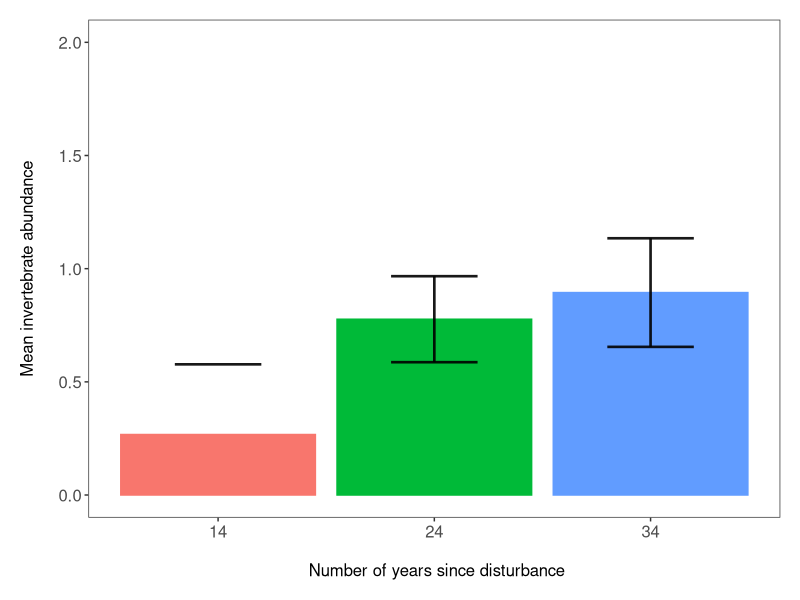
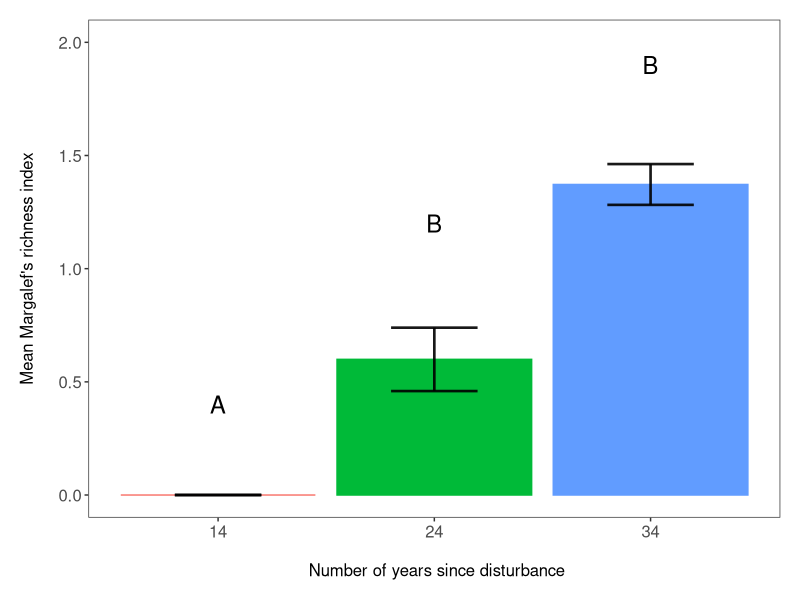
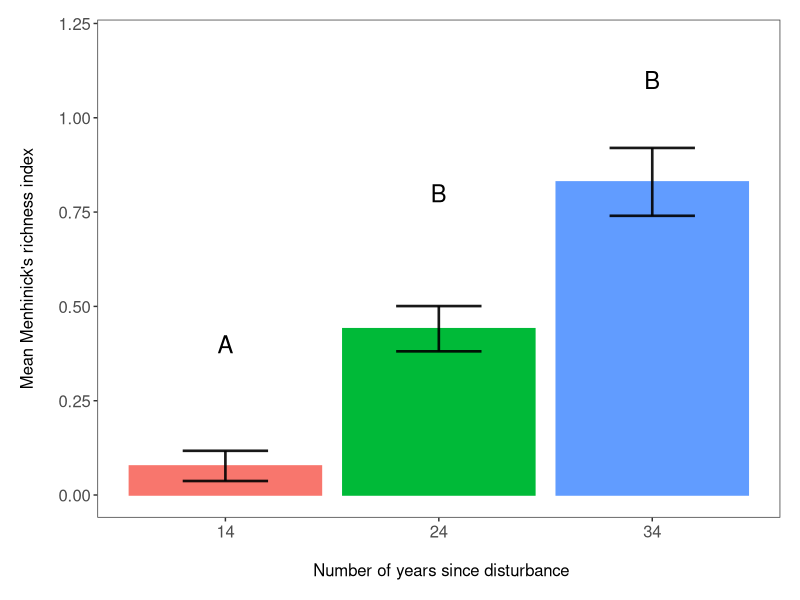
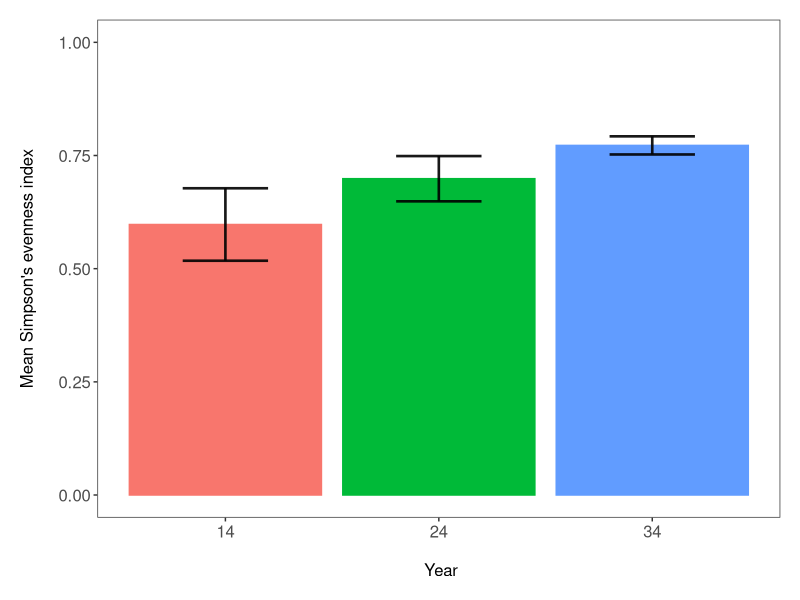
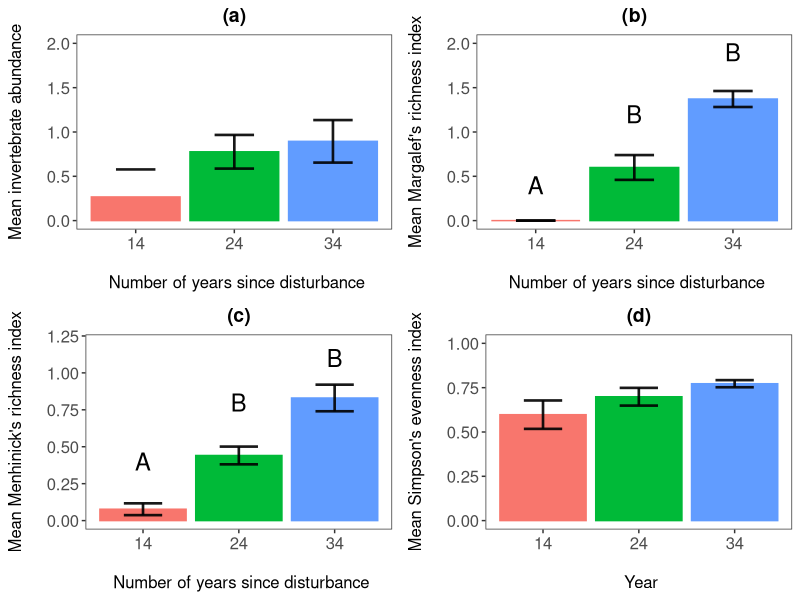

Write R code to recreate these figures, in order.
#Laura Barraclough
#Started: 15/02/2022
#email: s1729795@ed.ac.uk

#The aim of this script is to change the year axis to number of years since last disturbance.
#I will also try to make the script more efficient by writing the common code as a theme.

# Work Flow
# 1. (i) Load libraries and data frame
#    (ii) Save common code as a theme
# 2. Plot various bar charts without ant numbers
#   (i) Abundance
#   (ii) Margalef's index
#   (iii) Menhinick's index
#   (iv) Simpson's index
# 3. Make these into a panel

# 1. (i) Load libraries and data frame ----
library(tidyverse)
library(gridExtra)

getwd()
setwd("C:/Users/lcbar/OneDrive/Documents/Dissertation_proj/undergrad_dissertation")
sum_data2 <- read.csv("sum_data_noants3.csv")
#check data frame loaded properly
View(sum_data2)
str(sum_data2)

#years since felled needs to be a character
sum_data2$years_since_disturbance <- as.character(sum_data2$years_since_disturbance)
sum_data2 <- sum_data2 %>% 
  na.omit()

#   (ii) Create theme function to reduce script length
theme_lb <- function(){
  theme_bw() +
    theme(panel.grid = element_blank(), 
          axis.text = element_text(size = 12), 
          axis.title = element_text(size = 12), 
          plot.title = element_text(size = 14, hjust = 0.5, face = "bold"),
          plot.margin = unit(c(0.5, 0.5, 0.5, 0.5), units = ,"cm"),
          legend.position = "none")
}

# 2. Plot various bar charts without ant numbers ----
#   (i) Abundance
summary1.2 <- dplyr :: select(sum_data2, year = years_since_disturbance, abun = Abun_per_area)

mean_table1.2 <- group_by(summary1.2, year) %>% 
  summarise(abun.mean = mean(abun)) %>% 
  ungroup() %>% 
  na.omit()

mean_table1.2 <- mean_table1.2 %>% 
  mutate(mean_table1.2, sd = c(0.31, 0.19, 0.24))

(mean.abun_bar3 <- ggplot(mean_table1.2, aes(x = year, y = abun.mean, colour = year,
                                             fill = year)) +
   geom_histogram(stat = "identity", position = "dodge") + 
   scale_y_continuous(limits = c(0, 2)) +
   labs(x = "\n Number of years since disturbance", y = "Mean invertebrate abundance\n") +
    theme_lb() +
    geom_errorbar(aes(x = year, ymin = abun.mean-sd, ymax = abun.mean+sd),
                  width = 0.4, colour = "black", alpha = 0.9, size = 0.9)
)

#ggsave(mean.abun_bar3, file = "Graphs/abun_bar3.png", width = 5, height = 5)

#   (ii) Margalef's index
summary2.2 <- dplyr :: select(sum_data2, year = years_since_disturbance, MRI = Margalefs_RI)

mean_table2.2 <- group_by(summary2.2, year) %>% 
  summarise(MRI_mean = mean(MRI)) %>% 
  ungroup() %>% 
  na.omit() %>% 
  mutate( ., sd = c(0, 0.14, 0.09))

(mean_MRI_bar.3 <- ggplot(mean_table2.2, aes(x = year, y = MRI_mean, colour = year,
                                             fill = year)) +
    geom_histogram(stat = "identity", position = "dodge") + 
    scale_y_continuous(limits = c(0, 2)) +
    labs(x = "\n Number of years since disturbance", y = "Mean Margalef's richness index\n") + 
    theme_lb() +
    geom_errorbar(aes(x = year, ymin = MRI_mean-sd, ymax = MRI_mean+sd),
                  width = 0.4, colour = "black", alpha = 0.9, size = 0.9) +
    annotate("text", x  = 1, y = 0.4, label = "A", size = 6) +
    annotate("text", x = 2, y = 1.2, label = "B", size = 6) +
    annotate("text", x = 3, y = 1.9, label = "B", size = 6)
)

#ggsave(mean_MRI_bar.3, file = "Graphs/MRI_bar3.png", width = 5, height = 5)

#   (iii) Menhinick's index
summary3.2 <- dplyr :: select(sum_data2, year = years_since_disturbance, MeRI = Menhinicks_RI)

mean_table3.2 <- group_by(summary3.2, year) %>% 
  summarise(MeRI_mean = mean(MeRI)) %>% 
  ungroup() %>% 
  mutate( ., sd = c(0.04, 0.06, 0.09))

(mean_MeRI_bar.3 <- ggplot(mean_table3.2, aes(x = year, y = MeRI_mean, colour = year,
                                              fill = year)) +
    geom_histogram(stat = "identity", position = "dodge") + 
    scale_y_continuous(limits = c(0, 1.2)) +
    labs(x = "\n Number of years since disturbance", y = "Mean Menhinick's richness index\n") + 
    theme_lb() +
    geom_errorbar(aes(x = year, ymin = MeRI_mean-sd, ymax = MeRI_mean+sd),
                  width = 0.4, colour = "black", alpha = 0.9, size = 0.9) +
    annotate("text", x = 1, y = 0.4, label = "A", size = 6) +
    annotate("text", x = 2, y = 0.8, label = "B", size = 6) +
    annotate("text", x = 3, y = 1.1, label = "B", size = 6)
)

#ggsave(mean_MeRI_bar.3, file = "Graphs/MeRI_bar3.png", height = 5, width = 5)

#   (iv) Simpson's index
summary4.2 <- dplyr :: select(sum_data2, year = years_since_disturbance, SEI = Simpsons_EI)

mean_table4.2 <- group_by(summary4.2, year) %>% 
  summarise(SEI_mean = mean(SEI)) %>% 
  ungroup() %>% 
  mutate( ., sd = c(0.08, 0.05, 0.02))

(mean_SEI_bar.3 <- ggplot(mean_table4.2, aes(x = year, y = SEI_mean, colour = year,
                                             fill = year)) +
    geom_histogram(stat = "identity", position = "dodge") + 
    scale_y_continuous(limits = c(0, 1)) +
    labs(x = "\n Year", y = "Mean Simpson's evenness index\n") + 
    theme_lb() +
    geom_errorbar(aes(x = year, ymin = SEI_mean-sd, ymax = SEI_mean+sd),
                  width = 0.4, colour = "black", alpha = 0.9, size = 0.9)
)

#ggsave(mean_SEI_bar.3, file = "Graphs/SEI_bar3.png", height = 5, width = 5)


# 3. Plot as panel ----
hyp1.5sum_panel <- grid.arrange(
  mean.abun_bar3 + ggtitle("(a)") + 
    theme(plot.margin = unit(c(0.2,0.2,0.2,0.2), units = "cm")),
  mean_MRI_bar.3 + ggtitle("(b)") + 
    theme(plot.margin = unit(c(0.2,0.2,0.2,0.2), units = "cm")),
  mean_MeRI_bar.3 + ggtitle("(c)") + 
    theme(plot.margin = unit(c(0.2,0.2,0.2,0.2), units = "cm")),
  mean_SEI_bar.3 + ggtitle("(d)") + 
    theme(plot.margin = unit(c(0.2,0.2,0.2,0.2), units = "cm")),
  ncol = 2)

#ggsave(hyp1.5sum_panel, file= "Graphs/hyp1_panel5sum.png", width = 10, height = 12)
